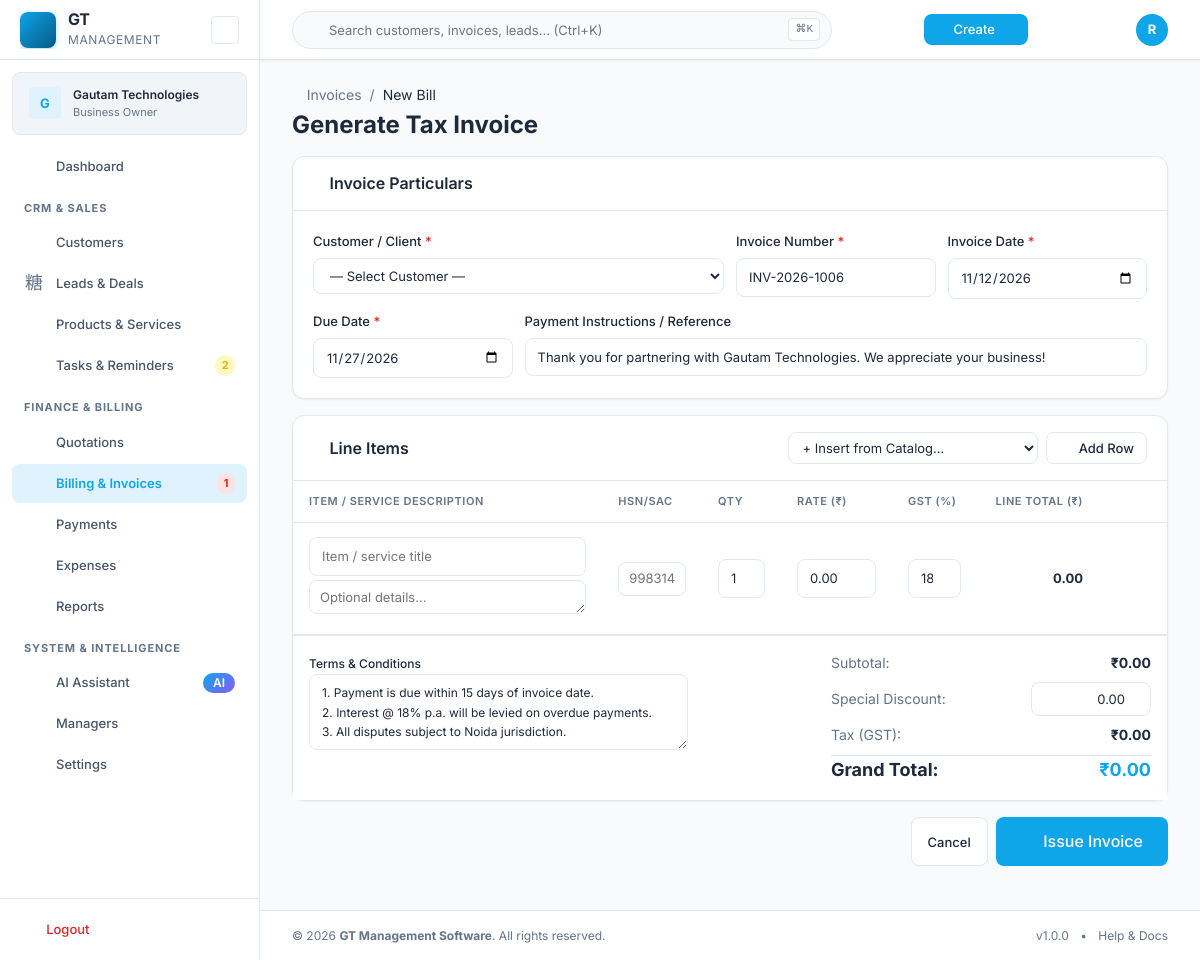
Screenshot of /invoice-create.php (signed in) with the database file from the repository.
### tables this page shows
CREATE TABLE `businesses` (
  `id` INT UNSIGNED AUTO_INCREMENT PRIMARY KEY,
  `name` VARCHAR(255) NOT NULL,
  `legal_name` VARCHAR(255) DEFAULT NULL,
  `owner_name` VARCHAR(255) DEFAULT NULL,
  `type` VARCHAR(100) DEFAULT NULL,
  `industry` VARCHAR(100) DEFAULT NULL,
  `registration_number` VARCHAR(100) DEFAULT NULL,
  `established_date` DATE DEFAULT NULL,
  `logo_path` VARCHAR(500) DEFAULT NULL,
  `tagline` VARCHAR(255) DEFAULT NULL,
  `website` VARCHAR(255) DEFAULT NULL,
  `description` TEXT DEFAULT NULL,
   
  `email` VARCHAR(255) DEFAULT NULL,
  `alt_email` VARCHAR(255) DEFAULT NULL,
  `phone` VARCHAR(50) DEFAULT NULL,
  `alt_phone` VARCHAR(50) DEFAULT NULL,
  `whatsapp` VARCHAR(50) DEFAULT NULL,
  `landline` VARCHAR(50) DEFAULT NULL,
   
  `address_line1` VARCHAR(255) DEFAULT NULL,
  `address_line2` VARCHAR(255) DEFAULT NULL,
  `landmark` VARCHAR(255) DEFAULT NULL,
  `city` VARCHAR(100) DEFAULT NULL,
  `district` VARCHAR(100) DEFAULT NULL,
  `state` VARCHAR(100) DEFAULT NULL,
  `postal_code` VARCHAR(20) DEFAULT NULL,
  `country` VARCHAR(100) DEFAULT 'India',
   
  `gst_registered` TINYINT(1) DEFAULT 0,
  `gstin` VARCHAR(20) DEFAULT NULL,
  `pan` VARCHAR(20) DEFAULT NULL,
  `tax_type` VARCHAR(50) DEFAULT NULL,
  `default_tax_rate` DECIMAL(5,2) DEFAULT 18.00,
  `place_of_business` VARCHAR(100) DEFAULT NULL,
   
  `bank_name` VARCHAR(255) DEFAULT NULL,
  `account_holder` VARCHAR(255) DEFAULT NULL,
  `account_number` VARCHAR(50) DEFAULT NULL,
  `ifsc_code` VARCHAR(20) DEFAULT NULL,
  `bank_branch` VARCHAR(255) DEFAULT NULL,
  `upi_id` VARCHAR(100) DEFAULT NULL,
  `payment_instructions` TEXT DEFAULT NULL,
   
  `invoice_prefix` VARCHAR(20) DEFAULT 'INV-',
  `invoice_next_number` INT UNSIGNED DEFAULT 1,
  `quotation_prefix` VARCHAR(20) DEFAULT 'QT-',
  `quotation_next_number` INT UNSIGNED DEFAULT 1,
  `default_due_days` INT UNSIGNED DEFAULT 30,
  `default_currency` VARCHAR(10) DEFAULT 'INR',
  `default_notes` TEXT DEFAULT NULL,
  `default_terms` TEXT DEFAULT NULL,
  `default_footer` TEXT DEFAULT NULL,
  `show_logo_on_invoice` TINYINT(1) DEFAULT 1,
  `show_signature` TINYINT(1) DEFAULT 0,
  `amount_in_words` TINYINT(1) DEFAULT 1,
   
  `is_demo` TINYINT(1) DEFAULT 0,
  `created_at` TIMESTAMP DEFAULT CURRENT_TIMESTAMP,
  `updated_at` TIMESTAMP DEFAULT CURRENT_TIMESTAMP ON UPDATE CURRENT_TIMESTAMP,
  INDEX `idx_businesses_demo` (`is_demo`)
);

### includes/functions.php (called while the page is built, shortened)
<?php
function e(?string $value): string {
    return htmlspecialchars($value ?? '', ENT_QUOTES, 'UTF-8');
}
function url(string $path = ''): string {
    return rtrim(APP_URL, '/') . '/' . ltrim($path, '/');
}

### includes/auth.php (called while the page is built, shortened)
<?php
class Auth {
    public static function businessId(): ?int {
        return $_SESSION['business_id'] ?? null;
    }
}

### includes/db.php (called while the page is built, shortened)
<?php
class Database {
    private static ?PDO $instance = null;
    public static function getInstance(): PDO {
        if (self::$instance === null) {
            $config = require GT_ROOT . '/config/config.php';
            $dsn = sprintf(
                'mysql:host=%s;port=%d;dbname=%s;charset=%s',
                $config['db_host'],
                $config['db_port'],
                $config['db_name'],
                $config['db_charset']
            );
            try {
                self::$instance = new PDO($dsn, $config['db_user'], $config['db_pass'], [
                    PDO::ATTR_ERRMODE            => PDO::ERRMODE_EXCEPTION,
                    PDO::ATTR_DEFAULT_FETCH_MODE => PDO::FETCH_ASSOC,
                    PDO::ATTR_EMULATE_PREPARES   => false,
                    PDO::MYSQL_ATTR_INIT_COMMAND => "SET NAMES utf8mb4 COLLATE utf8mb4_unicode_ci",
                ]);
            } catch (PDOException $e) {
                if ($config['debug']) {
                    throw $e;
                }
                error_log('Database connection failed: ' . $e->getMessage());
                die('Database connection error. Please check configuration.');
            }
        }
        return self::$instance;
    }
    public static function query(string $sql, array $params = []): PDOStatement {
        $stmt = self::getInstance()->prepare($sql);
        $stmt->execute($params);
        return $stmt;
    }
    public static function fetch(string $sql, array $params = []): ?array {
        $row = self::query($sql, $params)->fetch();
        return $row ?: null;
    }
}

### services/invoice-service.php (called while the page is built, shortened)
<?php
class InvoiceService {
    public static function generateInvoiceNumber(int $businessId): string {
        $business = Database::fetch("SELECT invoice_prefix, invoice_next_number FROM businesses WHERE id = ?", [$businessId]);
        $prefix = $business['invoice_prefix'] ?? 'INV-';
        $next = $business['invoice_next_number'] ?? 1;
        Database::query("UPDATE businesses SET invoice_next_number = invoice_next_number + 1 WHERE id = ?", [$businessId]);
        return $prefix . str_pad((string)$next, 4, '0', STR_PAD_LEFT);
    }
}

### invoice-create.php (the view, shortened to what this page needs)
<?php
require_once __DIR__ . '/services/invoice-service.php';
$businessId = Auth::businessId();
$nextInvoiceNumber = InvoiceService::generateInvoiceNumber($businessId);
require GT_ROOT . '/includes/header.php';
?>
<div class="page-header d-flex justify-between align-center mb-4">
    <div>
        <div class="d-flex align-center gap-2 mb-1">
            <a href="<?= url('invoices.php') ?>" class="text-muted"><i class="ti ti-arrow-left"></i> Invoices</a>
            <span class="text-muted">/</span>
            <span>New Bill</span>
        </div>
        <h1 class="page-title">Generate Tax Invoice</h1>
    </div>
</div>
<form method="POST" action="<?= url('invoice-create.php') ?>" id="invoice-builder-form">
    <div class="card mb-4">
        <div class="card-header">
            <h3 class="card-title"><i class="ti ti-receipt mr-1 text-primary"></i> Invoice Particulars</h3>
        </div>
        <div class="card-body">
            <div class="grid grid-cols-4 gap-3 mb-3">
                <div class="form-group col-span-2">
                    <label class="form-label required">Customer / Client</label>
                    <select name="customer_id" class="form-select" required>
                        <option value="">— Select Customer —</option>
                    </select>
                </div>
                <div class="form-group">
                    <label class="form-label required">Invoice Number</label>
                    <input type="text" name="invoice_number" class="form-input" value="<?= e($nextInvoiceNumber) ?>" required>
                </div>
                <div class="form-group">
                    <label class="form-label required">Invoice Date</label>
                    <input type="date" name="invoice_date" class="form-input" value="<?= date('Y-m-d') ?>" required>
                </div>
            </div>
            <div class="grid grid-cols-4 gap-3">
                <div class="form-group">
                    <label class="form-label required">Due Date</label>
                    <input type="date" name="due_date" class="form-input" value="<?= date('Y-m-d', strtotime('+15 days')) ?>" required>
                </div>
                <div class="form-group col-span-3">
                    <label class="form-label">Payment Instructions / Reference</label>
                    <input type="text" name="notes" class="form-input" placeholder="e.g. Please transfer to HDFC A/C or scan UPI QR code" value="<?= e($business['default_notes'] ?? '') ?>">
                </div>
            </div>
        </div>
    </div>
    <div class="card mb-4">
        <div class="card-header d-flex justify-between align-center">
            <h3 class="card-title"><i class="ti ti-list mr-1 text-primary"></i> Line Items</h3>
            <div class="d-flex gap-2">
                <select class="form-select form-select-sm item-select-product" style="width: 250px;">
                    <option value="">+ Insert from Catalog...</option>
                </select>
                <button type="button" class="btn btn-secondary btn-sm" id="add-item-btn">
                    <i class="ti ti-plus mr-1"></i> Add Row
                </button>
            </div>
        </div>
        <div class="card-body p-0">
            <table class="data-table" id="line-items-table">
                <thead>
                    <tr>
                        <th style="width: 40%;">Item / Service Description</th>
                        <th style="width: 12%;">HSN/SAC</th>
                        <th style="width: 10%;">Qty</th>
                        <th style="width: 14%;">Rate (₹)</th>
                        <th style="width: 10%;">GST (%)</th>
                        <th style="width: 14%;" class="text-right">Line Total (₹)</th>
                        <th style="width: 50px;"></th>
                    </tr>
                </thead>
                <tbody>
                    <tr class="line-item-row">
                        <td>
                            <input type="text" name="items[0][name]" class="form-input item-name" placeholder="Item / service title" required>
                            <textarea name="items[0][description]" class="form-input form-textarea-sm item-description mt-1" rows="1" placeholder="Optional details..."></textarea>
                        </td>
                        <td><input type="text" name="items[0][hsn_sac]" class="form-input form-input-sm" placeholder="998314"></td>
                        <td><input type="number" name="items[0][quantity]" class="form-input item-qty" value="1" min="0.01" step="any" required></td>
                        <td><input type="number" name="items[0][unit_price]" class="form-input item-price" value="0.00" min="0" step="0.01" required></td>
                        <td><input type="number" name="items[0][tax_rate]" class="form-input item-tax-rate" value="18" min="0" step="0.5"></td>
                        <td class="text-right"><strong class="item-total-display">0.00</strong></td>
                        <td class="text-center">
                            <button type="button" class="btn btn-icon btn-ghost text-danger remove-row-btn" title="Remove row">
                                <i class="ti ti-trash"></i>
                            </button>
                        </td>
                    </tr>
                </tbody>
            </table>
        </div>
        <div class="card-footer d-flex justify-between p-4">
            <div class="terms-area" style="width: 45%;">
                <label class="form-label text-xs">Terms & Conditions</label>
                <textarea name="terms" class="form-input text-xs" rows="3"><?= e($business['default_terms'] ?? '') ?></textarea>
            </div>
            <div style="width: 320px;">
                <div class="d-flex justify-between mb-2">
                    <span class="text-muted">Subtotal:</span>
                    <strong id="display-subtotal">₹0.00</strong>
                </div>
                <div class="d-flex justify-between mb-2 align-center">
                    <span class="text-muted">Special Discount:</span>
                    <div style="width: 120px;">
                        <input type="number" name="discount_total" id="invoice-overall-discount" class="form-input form-input-sm text-right" value="0.00" min="0" step="0.01">
                    </div>
                </div>
                <div class="d-flex justify-between mb-2">
                    <span class="text-muted">Tax (GST):</span>
                    <strong id="display-tax">₹0.00</strong>
                </div>
                <div class="d-flex justify-between pt-2 border-top">
                    <span class="text-lg font-bold">Grand Total:</span>
                    <span class="text-lg font-bold text-primary" id="display-grand-total">₹0.00</span>
                </div>
            </div>
        </div>
    </div>
    <div class="d-flex justify-end gap-2 mb-5">
        <a href="<?= url('invoices.php') ?>" class="btn btn-secondary">Cancel</a>
        <button type="submit" class="btn btn-primary btn-lg">
            <i class="ti ti-check mr-1"></i> Issue Invoice
        </button>
    </div>
</form>
<?php require GT_ROOT . '/includes/footer.php'; ?>

### assets/css/global.css (style rules this page uses)
:root { --color-primary: #0EA5E9; --color-primary-hover: #0284C7; --color-primary-light: #E0F2FE; --color-primary-dark: #075985; --color-secondary: #075985; --color-accent: #0284C7; --color-bg: #F8FAFC; --color-surface: #FFFFFF; --color-surface-hover: #F1F5F9; --color-sidebar-bg: #FFFFFF; --color-card-bg: #FFFFFF; --color-text: #1E293B; --color-text-secondary: #475569; --color-text-muted: #64748B; --color-text-inverse: #FFFFFF; --color-border: #E2E8F0; --color-border-hover: #CBD5E1; --color-border-light: #F1F5F9; --color-success: #16A34A; --color-success-light: #DCFCE7; --color-warning: #EAB308; --color-warning-light: #FEF9C3; --color-error: #DC2626; --color-error-light: #FEE2E2; --color-info: #0EA5E9; --color-info-light: #E0F2FE; --font-family: 'Inter', -apple-system, BlinkMacSystemFont, 'Segoe UI', Roboto, sans-serif; --font-mono: 'JetBrains Mono', 'Fira Code', monospace; --font-size-xs: 0.75rem; --font-size-sm: 0.8125rem; --font-size-base: 0.875rem; --font-size-md: 1rem; --font-size-lg: 1.125rem; --font-size-xl: 1.25rem; --font-size-2xl: 1.5rem; --font-size-3xl: 1.875rem; --font-size-4xl: 2.25rem; --font-weight-normal: 400; --font-weight-medium: 500; --font-weight-semibold: 600; --font-weight-bold: 700; --line-height: 1.6; --line-height-tight: 1.3; --space-1: 0.25rem; --space-2: 0.5rem; --space-3: 0.75rem; --space-4: 1rem; --space-5: 1.25rem; --space-6: 1.5rem; --space-8: 2rem; --space-10: 2.5rem; --space-12: 3rem; --sidebar-width: 260px; --sidebar-compact-width: 72px; --topbar-height: 60px; --content-max-width: 1400px; --radius-sm: 4px; --radius: 8px; --radius-lg: 12px; --radius-xl: 16px; --radius-full: 9999px; --shadow-sm: 0 1px 2px rgba(0, 0, 0, 0.05); --shadow: 0 1px 3px rgba(0, 0, 0, 0.08), 0 1px 2px rgba(0, 0, 0, 0.04); --shadow-md: 0 4px 6px -1px rgba(0, 0, 0, 0.08), 0 2px 4px -2px rgba(0, 0, 0, 0.05); --shadow-lg: 0 10px 15px -3px rgba(0, 0, 0, 0.08), 0 4px 6px -4px rgba(0, 0, 0, 0.04); --shadow-xl: 0 20px 25px -5px rgba(0, 0, 0, 0.1), 0 8px 10px -6px rgba(0, 0, 0, 0.05); --transition-fast: 150ms ease; --transition: 200ms ease; --transition-slow: 300ms ease; --z-dropdown: 100; --z-sticky: 200; --z-overlay: 300; --z-modal: 400; --z-toast: 500; --z-tooltip: 600; }
*, *::before, *::after { box-sizing: border-box; margin: 0; padding: 0; }
html { font-size: 16px; -webkit-text-size-adjust: 100%; scroll-behavior: smooth; }
body { font-family: var(--font-family); font-size: var(--font-size-base); line-height: var(--line-height); color: var(--color-text); background-color: var(--color-bg); -webkit-font-smoothing: antialiased; -moz-osx-font-smoothing: grayscale; overflow-x: hidden; }
h1, h2, h3, h4, h5, h6 { font-weight: var(--font-weight-semibold); line-height: var(--line-height-tight); color: var(--color-text); }
h1 { font-size: var(--font-size-3xl); }
h3 { font-size: var(--font-size-xl); }
a { color: var(--color-primary); text-decoration: none; transition: color var(--transition-fast); }
table { border-collapse: collapse; width: 100%; }
input, select, textarea, button { font-family: inherit; font-size: inherit; line-height: inherit; }
button { cursor: pointer; }
.text-center { text-align: center; }
.text-right { text-align: right; }
.text-muted { color: var(--color-text-muted); }
.text-primary { color: var(--color-primary); }
.text-xs { font-size: var(--font-size-xs); }
.text-lg { font-size: var(--font-size-lg); }
.font-bold { font-weight: var(--font-weight-bold); }
.mt-1 { margin-top: var(--space-1); }
.mb-1 { margin-bottom: var(--space-1); }
.mb-2 { margin-bottom: var(--space-2); }
.mb-4 { margin-bottom: var(--space-4); }
.p-4 { padding: var(--space-4); }
.d-flex { display: flex; }
.justify-between { justify-content: space-between; }
.justify-end { justify-content: flex-end; }
.gap-2 { gap: var(--space-2); }
.gap-3 { gap: var(--space-3); }

### assets/css/layout.css (style rules this page uses)
.grid { display: grid; }
.grid-cols-4 { grid-template-columns: repeat(4, 1fr); }
.col-span-2 { grid-column: span 2 / span 2; }
.col-span-3 { grid-column: span 3 / span 3; }

### rows the page displays
businesses: invoice_number "INV-2026-1006", notes "Thank you for partnering with Gautam Technologies. We appreciate your business!", terms "1. Payment is due within 15 days of invoice date. 2. Interest @ 18% p.a. will be levied on overdue payments. 3. All disputes subject to Noida jurisdiction."

### other values shown
substr(e($businessName), 0, 1) "G"
truncate($businessName, 22) "Gautam Technologies"
$pendingTasksCount "2"
$overdueInvoicesCount "1"
$userInitial "R"
APP_NAME "GT Management Software"
APP_VERSION "1.0.0"
